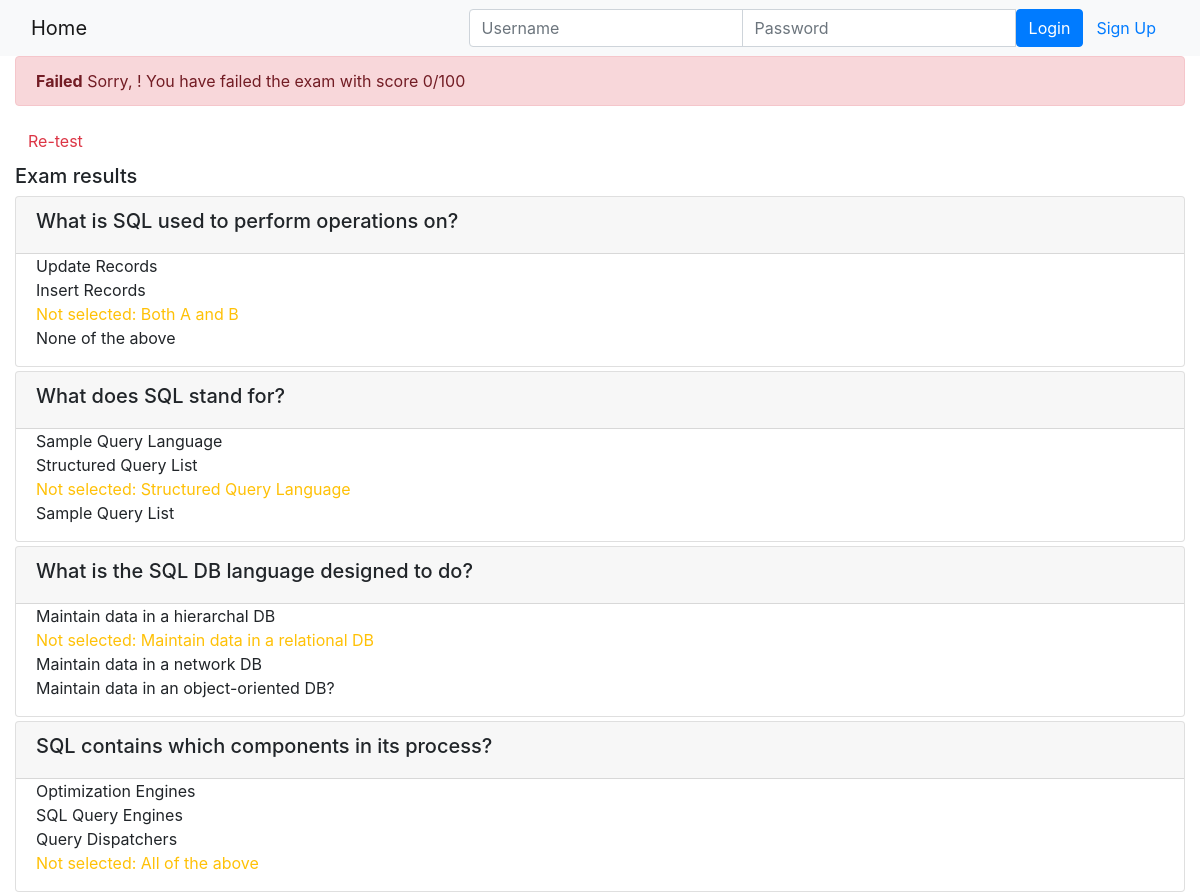
Page /onlinecourse/course/1/submission/1/result/ on the committed database.
### onlinecourse/models.py (models this page shows, shortened)
class Question(models.Model):
    course = models.ForeignKey(Course, default=0, on_delete=models.CASCADE)
    question_text = models.CharField(max_length=300)
    grade = models.FloatField(default=1)
    def is_get_score(self, selected_ids):
        isCorrect = True
        choices = self.choice_set.all()
        for choice in choices:
            if choice.is_correct and choice.id not in selected_ids:
                isCorrect = False
            elif not choice.is_correct and choice.id in selected_ids:
                isCorrect = False
            else:
                print("in else evaluating choices")
        if isCorrect:
            return True
        else:
            return False

class Choice(models.Model):
    question = models.ForeignKey(Question, on_delete=models.CASCADE)
    choice_text = models.CharField(max_length=200)
    is_correct = models.BooleanField(default=False)

### onlinecourse/views.py (the view)
# urls.py: path('course/<int:course_id>/submission/<int:submission_id>/result/', views.show_exam_result, name='show_exam_result'),
def show_exam_result(request, course_id, submission_id):
    context = {}
    course = Course.objects.get(id = course_id)
    submission = Submission.objects.get(id = submission_id)
    choices = submission.choices.all()
    score = 0
    actual_score = 0
    selected_ids = []
    for choice in choices:
        selected_ids.append(choice.id)
    for question in course.question_set.all():
        if question.is_get_score(selected_ids):
            actual_score += question.grade
    percent_score = int((actual_score/course.total_score())*100)
    context['course'] = course
    context['selected'] = selected_ids
    context['grade'] = percent_score
    return render(request, 'onlinecourse/exam_result_bootstrap.html', context)

### onlinecourse/models.py (called while the page is built)
    def total_score(self):
        total_score = 0
        for question in self.question_set.all():
            total_score += question.grade
        return total_score

### onlinecourse/templates/onlinecourse/exam_result_bootstrap.html (shortened to what this page needs)
<!DOCTYPE html>
<html lang="en">
<head>
    {% load static %}
    <link rel="stylesheet" href="https://maxcdn.bootstrapcdn.com/bootstrap/4.5.2/css/bootstrap.min.css">
</head>
<body>
 <nav class="navbar navbar-light bg-light">
    <div class="container-fluid">
        <div class="navbar-header">
              <a class="navbar-brand" href="{% url 'onlinecourse:index' %}">Home</a>
        </div>
        <ul class="nav navbar-nav navbar-right">
            {% if user.is_authenticated %}
            <li>
                <a class="btn btn-link" href="#">{{ user.first_name }}({{ user.username }})</a>
                <a class="btn btn-link" href="{% url 'onlinecourse:logout' %}">Logout</a>
            </li>
            {% else %}
            <li>
                <form class="form-inline" action="{% url 'onlinecourse:login' %}" method="post">
                    <div class="input-group">
                        <input type="text" class="form-control" placeholder="Username" name="username" >
                        <input type="password" class="form-control" placeholder="Password" name="psw" >
                        <button class="btn btn-primary" type="submit">Login</button>
                        <a class="btn btn-link" href="{% url 'onlinecourse:registration' %}">Sign Up</a>
                    </div>
                </form>
            </li>
            {% endif %}
        </ul>
    </div>
</nav>
<div class="container-fluid">
    {% if grade >= 80 %}
    <div class="alert alert-success">
        <b>Congratulations, {{ user.first_name }}!</b> You have passed the exam and completed the course with score {{ grade }}/100
    </div>
    {% else %}
    <div class="alert alert-danger">
        <b>Failed</b> Sorry, {{ user.first_name }}! You have failed the exam with score {{ grade }}/100
    </div>
    <a class="btn btn-link text-danger" href="{% url 'onlinecourse:course_details' course.id %}">Re-test</a>
    {% endif %}
    <div class="card-columns-vertical mt-1">
        <h5 class="">Exam results</h5>
        {% for question in course.question_set.all %}
        <div class="card mt-1">
            <div class="card-header"><h5>{{ question.question_text }}</h5></div>
            <div class="form-group">
                {% for choice in question.choice_set.all %}
                <div class="form-check">
                    {% if choice.is_correct and choice.id in selected %}
                    <div class="text-success">Correct answer: {{ choice.choice_text }}</div>
                    {% elif choice.is_correct and not choice.id in selected %}
                    <div class="text-warning">Not selected: {{ choice.choice_text }}</div>
                    {% elif choice.is_correct is not True and choice.id in selected %}
                    <div class="text-danger">Wrong answer: {{ choice.choice_text }}</div>
                    {% else %}
                    <div>{{ choice.choice_text }}</div>
                    {% endif %}
                </div>
                {% endfor %}
            </div>
        </div>
        {% endfor %}
    </body>
    </html>

### rows in the picture
Question: question_text "What is SQL used to perform operations on?"
Choice: choice_text "Update Records"
Choice: choice_text "Insert Records"
Choice: choice_text "Both A and B"
Choice: choice_text "None of the above"
Question: question_text "What does SQL stand for?"
Choice: choice_text "Sample Query Language"
Choice: choice_text "Structured Query List"
Choice: choice_text "Structured Query Language"
Choice: choice_text "Sample Query List"
Question: question_text "What is the SQL DB language designed to do?"
Choice: choice_text "Maintain data in a hierarchal DB"
Choice: choice_text "Maintain data in a relational DB"
Choice: choice_text "Maintain data in a network DB"
Choice: choice_text "Maintain data in an object-oriented DB?"
Question: question_text "SQL contains which components in its process?"
Choice: choice_text "Optimization Engines"
Choice: choice_text "SQL Query Engines"
Choice: choice_text "Query Dispatchers"
Choice: choice_text "All of the above"

### other values in the picture
{{ grade }} "0"
